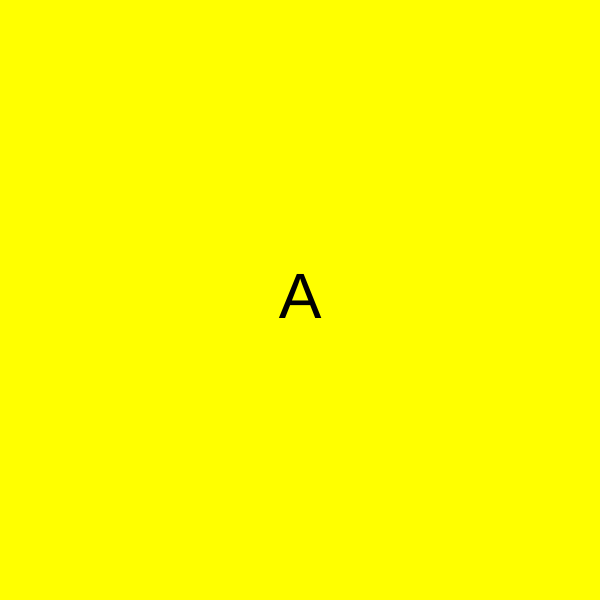
Frame 1 (no input)
Frame 60 (no input): identical to frame 1, image omitted
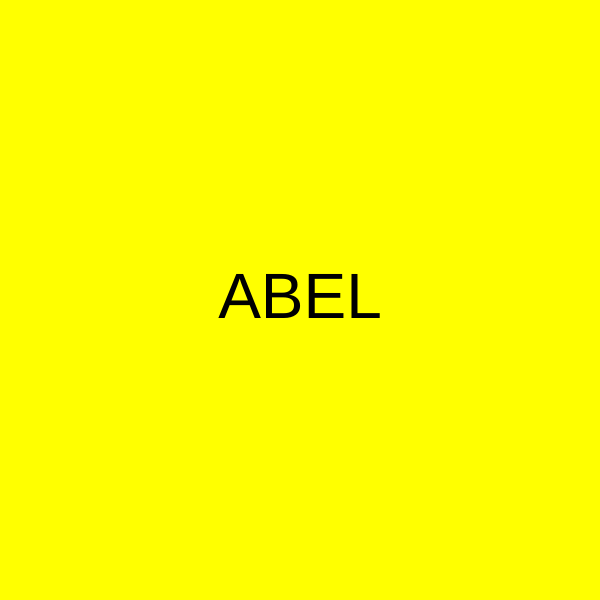
Frame 120 (the mouse pressed at the canvas centre since frame 60)

The p5.js sketch that drew these frames (run headless with seeded random() and noise() and a simulated clock; from frame 60 on, the mouse is pressed at the canvas centre):

// p5.js sketch
// ── sketch.js


function inicializaCores(){  
  background("yellow");//cor de fundo
  fill("black");//preenchimento
  textSize(64);//tamanho do texto desejado
  textAlign(CENTER, CENTER)//alinhamento do texto
  
}

  function setup() {
  createCanvas(600, 600);  
  let palavras = ["ABELINHA","gomes","Aluno"]
  let palavra = random(palavras);

  }



function draw() {

  
  background("yellow");//cor de fundo
  fill("black");//preenchimento
  textSize(64);//tamanho do texto desejado
  textAlign(CENTER, CENTER)//alinhamento do texto


  let maximo = width;
  let minimo = 0;
  let palavra = "ABELINHA";//colocar a palavra desejado ou cria a varíavel
  let quantidade = map(mouseX, 0, width, 1, palavra.length);
  let parcial = palavra.substring(0,quantidade);
  text(parcial,300,300);
  
  // if(mouseX <50) {
  // let palavra = "C";
  //text(palavra,200,200);
  //}else if (mouseX <100){
  //let palavra = "Ca";
  // text(palavra,200,200);
  //}else{
  //let palavra = "Caminhante";
  // text (palavra,200,200);
  //}


}
